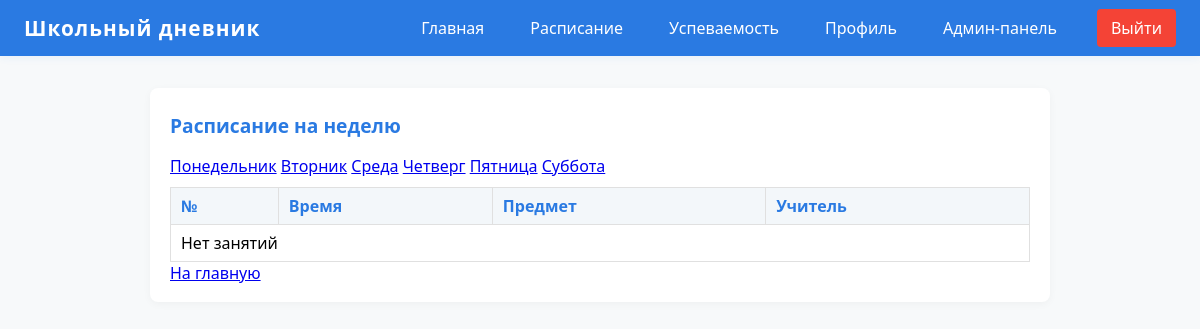
Before: /schedule/ (signed in) with the older database file.
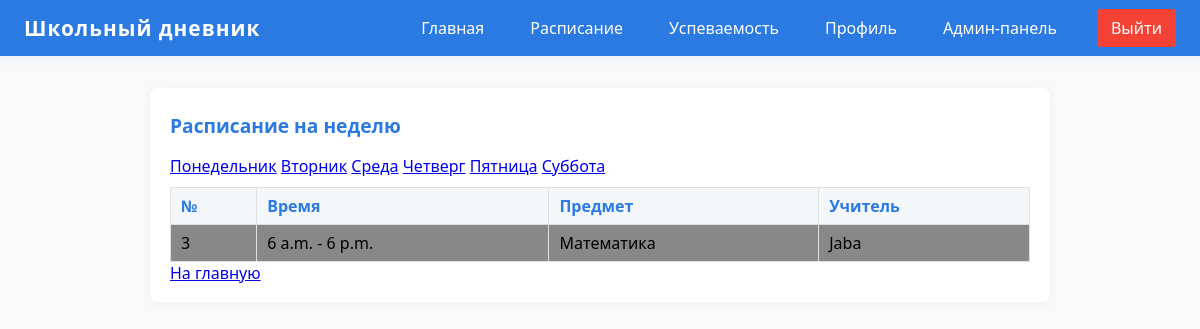
After: the same page with the newer database file.
### core/models.py (models this page shows, shortened)
class ScheduleEntry(models.Model):
    classroom = models.ForeignKey(Classroom, on_delete=models.CASCADE, verbose_name='Класс')
    subject = models.ForeignKey(Subject, on_delete=models.CASCADE, verbose_name='Предмет')
    teacher = models.ForeignKey(Teacher, on_delete=models.CASCADE, verbose_name='Учитель')
    weekday = models.IntegerField(choices=[(i, d) for i, d in enumerate(['Пн','Вт','Ср','Чт','Пт','Сб'])], verbose_name='День недели')
    lesson_number = models.PositiveIntegerField(verbose_name='Номер урока')  # 1, 2, 3...
    start_time = models.TimeField(verbose_name='Начало')
    end_time = models.TimeField(verbose_name='Конец')
    class Meta:
        verbose_name = 'Расписание'
        verbose_name_plural = 'Расписание'
        unique_together = ("classroom", "weekday", "lesson_number")
        ordering = ["weekday", "lesson_number"]

class Subject(models.Model):
    name = models.CharField(max_length=50)
    color = models.CharField(max_length=7, default="#888888")  # For frontend color coding

class Teacher(models.Model):
    user = models.OneToOneField(User, on_delete=models.CASCADE, limit_choices_to={'role': 'teacher'})
    subjects = models.ManyToManyField(Subject)
    classrooms = models.ManyToManyField(Classroom, blank=True)  # Which classes the teacher teaches
    def __str__(self):
        return self.user.get_full_name() or self.user.username

class User(AbstractUser):
    ROLE_CHOICES = [
        ('admin', 'Админ'),
        ('teacher', 'Учитель'),
        ('student', 'Ученик'),
    ]
    role = models.CharField(max_length=10, choices=ROLE_CHOICES, default='student')
    classroom = models.ForeignKey('Classroom', on_delete=models.SET_NULL, null=True, blank=True)

### core/views.py (the view)
# urls.py: path('schedule/', views.schedule, name='schedule'),
@login_required
def schedule(request):
    role = get_user_role(request.user)
    weekday = int(request.GET.get('weekday', timezone.now().weekday()))
    weekdays = [
        (0, 'Понедельник'),
        (1, 'Вторник'),
        (2, 'Среда'),
        (3, 'Четверг'),
        (4, 'Пятница'),
        (5, 'Суббота'),
    ]
    homeworks = None
    if role == 'student':
        classroom = getattr(request.user, 'classroom', None)
        entries = ScheduleEntry.objects.filter(classroom=classroom, weekday=weekday)
        homeworks = Homework.objects.filter(classroom=classroom, date=timezone.localdate())
    elif role == 'teacher':
        teacher = Teacher.objects.filter(user=request.user).first()
        entries = ScheduleEntry.objects.filter(teacher=teacher, weekday=weekday)
        homeworks = Homework.objects.filter(teacher=teacher, date=timezone.localdate())
    else:
        entries = ScheduleEntry.objects.filter(weekday=weekday)
    return render(request, 'core/schedule.html', {'entries': entries, 'weekday': weekday, 'weekdays': weekdays, 'homeworks': homeworks, 'user':request.user})

### core/views.py (called while the page is built)
def get_user_role(user):
    if user.is_superuser or user.role == 'admin':
        return 'admin'
    return user.role

### core/templates/core/schedule.html (shortened to what this page needs)
{% load static %}
<!DOCTYPE html>
<html lang="ru">
<head>
    <link rel="stylesheet" href="{% static 'core/style.css' %}">
</head>
<body>
    {% include 'core/navbar.html' %}
    <div class="dashboard-content">
        <div class="diary-block">
            <h2>Расписание на неделю</h2>
            <div class="weekday-switcher">
            {% for i, day in weekdays %}
                <a href="?weekday={{i}}" class="weekday{% if weekday == i %} active{% endif %}">{{day}}</a>
            {% endfor %}
        </div>
        <table class="schedule-table">
            <tr>
                <th>№</th>
                <th>Время</th>
                <th>Предмет</th>
                <th>Учитель</th>
            </tr>
            {% for entry in entries %}
            <tr style="background: {{ entry.subject.color }};">
                <td>{{ entry.lesson_number }}</td>
                <td>{{ entry.start_time }} - {{ entry.end_time }}</td>
                <td>{{ entry.subject.name }}</td>
                <td>{{ entry.teacher }}</td>
            </tr>
            {% empty %}
            <tr><td colspan="4">Нет занятий</td></tr>
            {% endfor %}
        </table>
        <a href="/" class="back">На главную</a>
    </div>
</body>
</html>

Changed rows visible on the page:
added ScheduleEntry: lesson_number "3", start_time "6 a.m.", end_time "6 p.m.", subject.name "Математика", teacher "Jaba"
Other visible differences:
text no longer shown: "Нет занятий"
